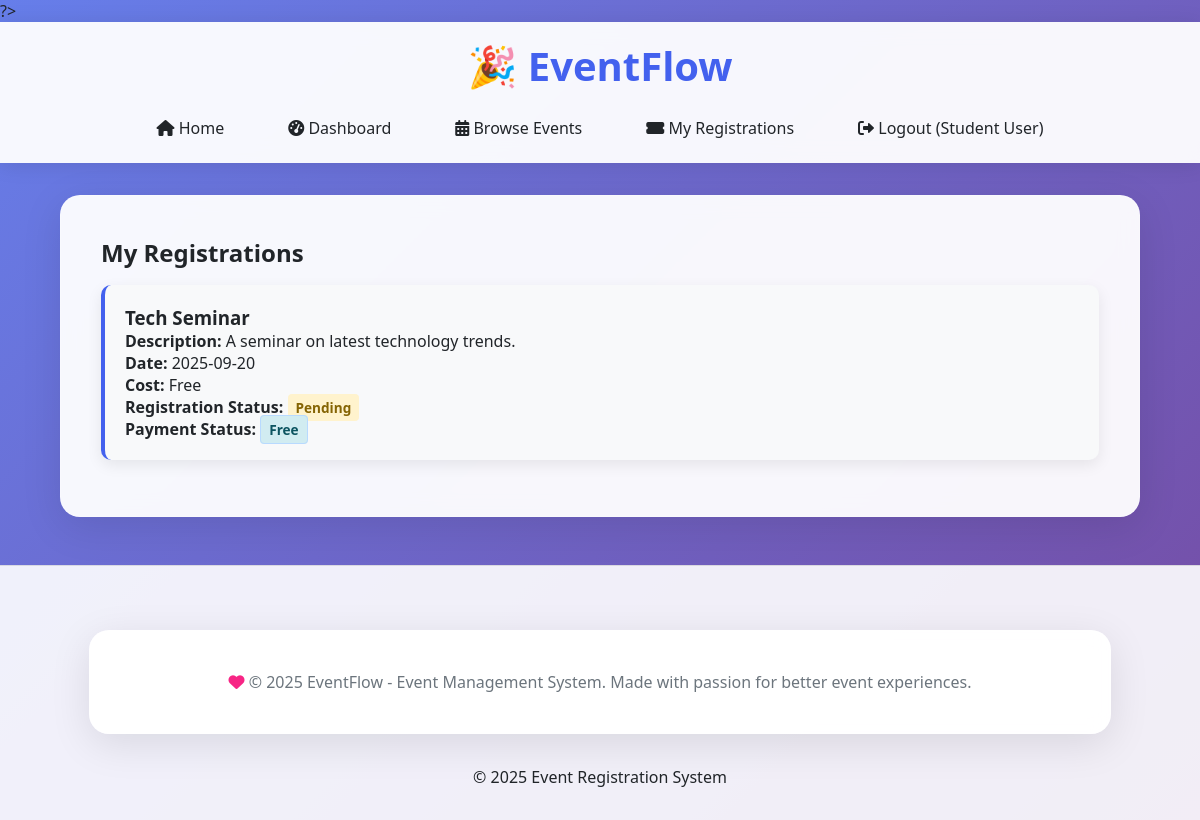
The app's page /my_registration.php (signed in) with its own data.
### tables this page shows
CREATE TABLE registrations (
  id INT AUTO_INCREMENT PRIMARY KEY,
  event_id INT NOT NULL,
  user_id INT NOT NULL,
  status ENUM('pending','approved','rejected') DEFAULT 'pending',
  payment_status ENUM('pending', 'paid', 'free') DEFAULT 'pending',
  registered_at TIMESTAMP DEFAULT CURRENT_TIMESTAMP,
  FOREIGN KEY (event_id) REFERENCES events(id) ON DELETE CASCADE,
  FOREIGN KEY (user_id) REFERENCES users(id) ON DELETE CASCADE
);

CREATE TABLE events (
  id INT AUTO_INCREMENT PRIMARY KEY,
  title VARCHAR(255) NOT NULL,
  description TEXT NOT NULL,
  event_date DATE NOT NULL,
  cost DECIMAL(10,2) DEFAULT 0.00,
  created_by INT NOT NULL,
  created_at TIMESTAMP DEFAULT CURRENT_TIMESTAMP,
  FOREIGN KEY (created_by) REFERENCES users(id) ON DELETE CASCADE
);

### functions.php (called while the page is built, shortened)
<?php
if (!function_exists('e')) {
    function e($string) {
        return htmlspecialchars($string, ENT_QUOTES, 'UTF-8');
    }
}
?>

### my_registration.php (the view, shortened to what this page needs)
<?php
require_once 'includes/functions.php';
$database = new Database();
$pdo = $database->getConnection();
$user_id = $_SESSION['user']['id'];
$stmt = $pdo->prepare("
    SELECT events.title, events.description, events.event_date, events.cost,
           registrations.status, registrations.payment_status,
           payments.transaction_id, payments.paid_at
    FROM registrations
    JOIN events ON registrations.event_id = events.id
    LEFT JOIN payments ON registrations.id = payments.registration_id
    WHERE registrations.user_id = ?
    ORDER BY events.event_date ASC
");
$stmt->execute([$user_id]);
$registrations = $stmt->fetchAll(PDO::FETCH_ASSOC);
?>
<?php include 'includes/header.php'; ?>
<div class="container">
    <h2>My Registrations</h2>
    <?php if (count($registrations) > 0): ?>
        <div class="registrations-list">
            <?php foreach ($registrations as $r): ?>
            <div class="registration-card">
                <h3><?= e($r['title']); ?></h3>
                <p><strong>Description:</strong> <?= e($r['description']); ?></p>
                <p><strong>Date:</strong> <?= e($r['event_date']); ?></p>
                <p><strong>Cost:</strong>
                    <?php if ($r['cost'] > 0): ?>
                        $<?= number_format($r['cost'], 2); ?>
                    <?php else: ?>
                        Free
                    <?php endif; ?>
                </p>
                <p><strong>Registration Status:</strong>
                    <span class="status-badge status-<?= $r['status']; ?>">
                        <?= ucfirst($r['status']); ?>
                    </span>
                </p>
                <p><strong>Payment Status:</strong>
                    <span class="payment-badge payment-<?= $r['payment_status']; ?>">
                        <?= ucfirst($r['payment_status']); ?>
                    </span>
                </p>
            </div>
            <?php endforeach; ?>
        </div>
    <?php else: ?>
        <p>You haven't registered for any events yet.</p>
    <?php endif; ?>
</div>
<?php include 'includes/footer.php'; ?>

### style.css (style rules this page uses)
* { margin: 0; padding: 0; box-sizing: border-box; }
:root { --primary: #4361ee; --secondary: #3a0ca3; --accent: #f72585; --success: #4cc9f0; --warning: #f9c74f; --danger: #f94144; --light: #f8f9fa; --dark: #212529; --gray: #6c757d; --light-gray: #e9ecef; }
body { font-family: 'Segoe UI', Tahoma, Geneva, Verdana, sans-serif; background: linear-gradient(135deg, #667eea 0%, #764ba2 100%); min-height: 100vh; margin: 0; padding: 0; color: var(--dark); }
.container { background: rgba(255, 255, 255, 0.95); backdrop-filter: blur(10px); padding: 2.5rem; margin: 2rem auto; width: 90%; max-width: 1200px; border-radius: 20px; box-shadow: 0 10px 40px rgba(0, 0, 0, 0.1); border: 1px solid rgba(255, 255, 255, 0.2); }
.status-badge { padding: 0.3rem 0.8rem; border-radius: 20px; font-size: 0.85rem; font-weight: 600; }
.status-pending { background: var(--warning); color: var(--dark); }
.payment-badge { padding: 0.3rem 0.8rem; border-radius: 20px; font-size: 0.85rem; font-weight: 600; }
.payment-free { background: #d1ecf1; color: #0c5460; border: 1px solid #b8daff; }
.registration-card { background: white; padding: 1.5rem; margin: 1rem 0; border-radius: 15px; box-shadow: 0 5px 15px rgba(0, 0, 0, 0.08); border-left: 4px solid var(--primary); }
.registrations-list { display: grid; gap: 1.5rem; }
.container { animation: fadeIn 0.6s ease-out; }

### my_registration.php (style rules this page uses)
.registrations-list { display: grid; gap: 20px; }
.registration-card { background: #f8f9fa; padding: 20px; border-radius: 10px; border-left: 4px solid #4361ee; }
.status-badge, .payment-badge { padding: 4px 8px; border-radius: 4px; font-weight: bold; }
.status-pending, .payment-pending { background: #fff3cd; color: #856404; }
.payment-free { background: #d1ecf1; color: #0c5460; }

### records on screen
registrations: event.title "Tech Seminar", event.description "A seminar on latest technology trends.", event.event_date "2025-09-20", status "Pending", payment_status "Free"

### other values on screen
$_SESSION['user']['name'] "Student User"
